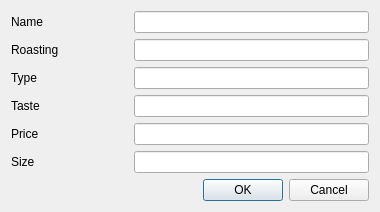
<?xml version="1.0" encoding="UTF-8"?>
<ui version="4.0">
 <class>DialogAddDevice</class>
 <widget class="QDialog" name="DialogAddDevice">
  <property name="geometry">
   <rect>
    <x>0</x>
    <y>0</y>
    <width>380</width>
    <height>197</height>
   </rect>
  </property>
  <property name="windowTitle">
   <string>Dialog</string>
  </property>
  <layout class="QGridLayout" name="gridLayout">
   <item row="2" column="1" colspan="2">
    <widget class="QLineEdit" name="TypeLineEdit"/>
   </item>
   <item row="2" column="0">
    <widget class="QLabel" name="label_4">
     <property name="text">
      <string>Type</string>
     </property>
    </widget>
   </item>
   <item row="3" column="1" colspan="2">
    <widget class="QLineEdit" name="TasteLineEdit"/>
   </item>
   <item row="0" column="0">
    <widget class="QLabel" name="label_2">
     <property name="text">
      <string>Name</string>
     </property>
    </widget>
   </item>
   <item row="3" column="0">
    <widget class="QLabel" name="label_5">
     <property name="text">
      <string>Taste</string>
     </property>
    </widget>
   </item>
   <item row="0" column="1" colspan="2">
    <widget class="QLineEdit" name="NameLineEdit"/>
   </item>
   <item row="1" column="1" colspan="2">
    <widget class="QLineEdit" name="RoastingLineEdit"/>
   </item>
   <item row="1" column="0">
    <widget class="QLabel" name="label_3">
     <property name="text">
      <string>Roasting</string>
     </property>
    </widget>
   </item>
   <item row="4" column="1" colspan="2">
    <widget class="QLineEdit" name="PriceLineEdit"/>
   </item>
   <item row="4" column="0">
    <widget class="QLabel" name="label_6">
     <property name="text">
      <string>Price</string>
     </property>
    </widget>
   </item>
   <item row="5" column="0">
    <widget class="QLabel" name="label_7">
     <property name="text">
      <string>Size</string>
     </property>
    </widget>
   </item>
   <item row="5" column="1" colspan="2">
    <widget class="QLineEdit" name="SizeLineEdit"/>
   </item>
   <item row="6" column="0" colspan="3">
    <widget class="QDialogButtonBox" name="buttonBox">
     <property name="enabled">
      <bool>true</bool>
     </property>
     <property name="orientation">
      <enum>Qt::Horizontal</enum>
     </property>
     <property name="standardButtons">
      <set>QDialogButtonBox::Cancel|QDialogButtonBox::Ok</set>
     </property>
     <property name="centerButtons">
      <bool>false</bool>
     </property>
    </widget>
   </item>
  </layout>
 </widget>
 <resources/>
 <connections>
  <connection>
   <sender>buttonBox</sender>
   <signal>accepted()</signal>
   <receiver>DialogAddDevice</receiver>
   <slot>accept()</slot>
   <hints>
    <hint type="sourcelabel">
     <x>257</x>
     <y>138</y>
    </hint>
    <hint type="destinationlabel">
     <x>157</x>
     <y>274</y>
    </hint>
   </hints>
  </connection>
  <connection>
   <sender>buttonBox</sender>
   <signal>rejected()</signal>
   <receiver>DialogAddDevice</receiver>
   <slot>reject()</slot>
   <hints>
    <hint type="sourcelabel">
     <x>257</x>
     <y>138</y>
    </hint>
    <hint type="destinationlabel">
     <x>286</x>
     <y>274</y>
    </hint>
   </hints>
  </connection>
 </connections>
</ui>
